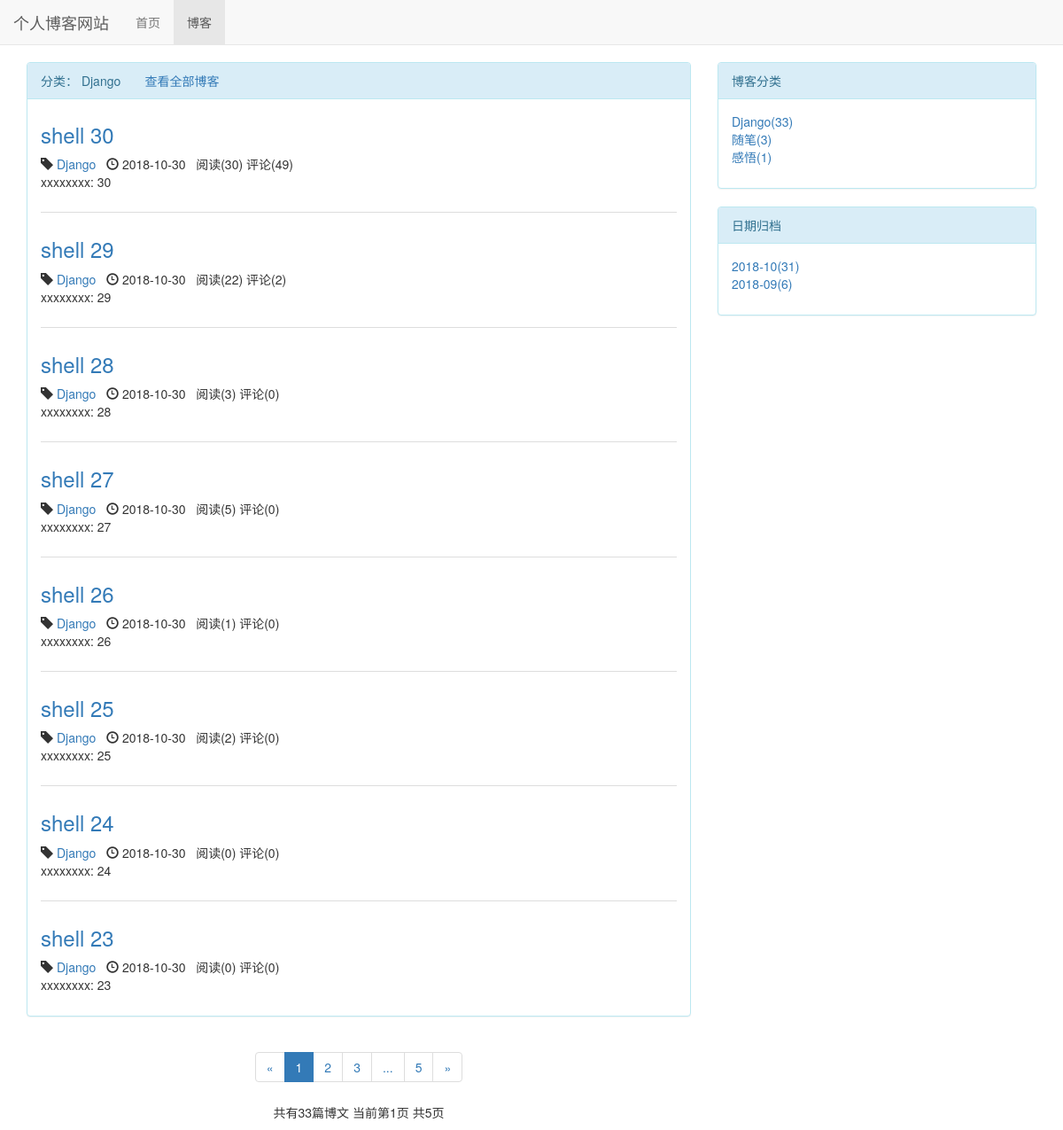
The app's page /blog/type/1/, older data.
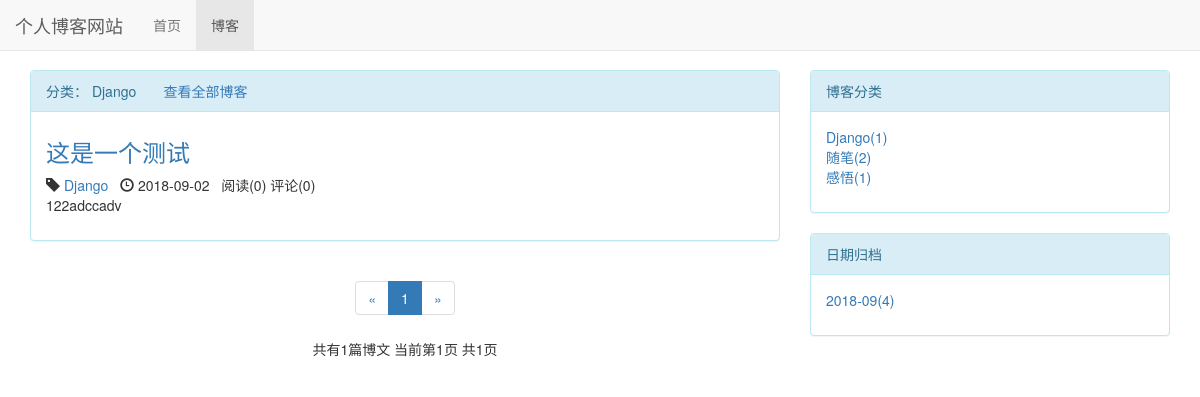
The same page, newer data.
### blog/models.py (models this page shows, shortened)
class BlogType(models.Model):
    type_name = models.CharField(verbose_name='博客类型',max_length=15)
    def count_blogs(self):
        return self.blog_set.count()
    def __str__(self):
        return self.type_name

class Blog(models.Model,ReadNumExpandMethod):
    title = models.CharField(max_length=50,verbose_name='标题')
    blog_type = models.ForeignKey(BlogType,on_delete=models.CASCADE,verbose_name='博客类型')
    content = RichTextUploadingField()
    author = models.ForeignKey(User,on_delete=models.CASCADE,verbose_name='用户名')
    read_details = GenericRelation(ReadDetail)
    created_time = models.DateTimeField(auto_now_add=True,verbose_name='创建时间')
    last_updated_time = models.DateTimeField(auto_now=True,verbose_name='最后更新时间')
    class Meta:
        ordering = ['-created_time']

### read_statistics/models.py (models this page shows)
class ReadNum(models.Model):
    read_num = models.IntegerField(default=0)
    content_type = models.ForeignKey(ContentType, on_delete=models.CASCADE)
    object_id = models.PositiveIntegerField()
    content_object = GenericForeignKey('content_type', 'object_id')

### blog/views.py (the view)
# urls.py: ,path('type/<int:blog_type_pk>/',views.blog_with_type, name ='blog_with_type')
def blog_with_type(request, blog_type_pk):
    blog_type = get_object_or_404(BlogType, pk=blog_type_pk)
    blogs_all_list = Blog.objects.filter(blog_type=blog_type)
    context = get_blog_list_common_data(request, blogs_all_list)
    context['blog_type'] = blog_type
    return render(request, 'blog/blog_with_type.html', context)

### comment/templatetags/comment_tags.py (called while the page is built)
@register.simple_tag
def get_comment_count(obj):
    content_type = ContentType.objects.get_for_model(obj)
    return Comment.objects.filter(content_type=content_type, object_id=obj.pk).count()

### read_statistics/models.py (called while the page is built)
    def get_read_num(self):
        ct = ContentType.objects.get_for_model(self)#返回具体的某个模型实例contentype对象
        try:
            readnum = ReadNum.objects.get(content_type=ct,object_id=self.pk)#获取一条该对象的计数记录
            return readnum.read_num
        except exceptions.ObjectDoesNotExist:
            return 0

### blog/templates/blog/blog_with_type.html (shortened to what this page needs)
{% extends 'blog/blog_list.html' %}
{% block blog_list_title %}
    分类： {{ blog_type.type_name }}
    <a href="{% url 'blog_list' %}">查看全部博客</a>
{% endblock %}

### blog/templates/blog/blog_list.html (shortened to what this page needs)
{% extends 'base.html' %}
{% block li_blog_active %}active{% endblock %}
{%load staticfiles%}
{% load comment_tags %}
{% block header_extends %}
<link rel="stylesheet" href="{% static 'blog/blog.css' %}">
{% endblock %}
{% block content %}
    <div class="container">
        <div class="row">
            <div class="col-md-8">
                <div class="panel panel-default panel-info">
                    <div class="panel-heading">{% block blog_list_title %}博客列表{% endblock %}</div>
                    <div class="panel-body">
                        {% for blog in page_of_blogs.object_list %}
                            <div class="blog">
                                <h3><a href="{% url 'blog_detail' blog.pk %}">{{ blog.title }}</a></h3>
                                <p class="blog-info">
                                    <span class="glyphicon glyphicon-tag" aria-hidden="true"></span>  <a href="{% url 'blog_with_type' blog.blog_type.pk %}"> {{ blog.blog_type }} </a>
                                    &nbsp;&nbsp;<span class="glyphicon glyphicon-time" aria-hidden="true"></span>  {{ blog.created_time |date:'Y-m-d ' }}
                                    &nbsp;&nbsp;阅读({{ blog.get_read_num }})
                                        评论({% get_comment_count blog %})
                                </p>
                                <p>{{ blog.content|safe |truncatechars_html:130 }}</p>
                            </div>
                        {% empty %}
                            <div class="blog">
                            <h3>--*目前没有博文，敬请期待*--</h3>
                            </div>
                        {% endfor %}
                    </div>
                </div>
                <div class="paginator">
                    <ul class="pagination">
                        <li>
                            {% if page_of_blogs.has_previous %}
                                 <a href="?page={{ page_of_blogs.previous_page_number }}" aria-label="Previous"><span aria-hidden="true">&laquo;</span></a>
                            {% else %}
                                <span aria-hidden="true">&laquo;</span>
                            {% endif %}
                        </li>
                         {% for page_num in current_page_range %}
                             {% if page_num == page_of_blogs.number %}
                                  <li class="active"><span>{{ page_num }}</span></li>
                             {% else %}
                                 {% if page_num == '...' %}
                                     <li> <span>{{ page_num }}</span></li>
                                 {% else %}
                                     <li><a href="?page={{ page_num }}">{{ page_num }}</a></li>
                                 {% endif %}
                             {% endif %}
                        {% endfor %}
                        <li>
                            {% if page_of_blogs.has_next %}
                                 <a href="?page={{ page_of_blogs.next_page_number }}" aria-label="Next"><span aria-hidden="true">&raquo;</span></a>
                            {% else %}
                                <span aria-hidden="true">&raquo;</span>
                            {% endif %}
                        </li>
                    </ul>
                    <p>
                        共有{{ page_of_blogs.paginator.count  }}篇博文
                        当前第{{ page_of_blogs.number }}页
                        共{{ page_of_blogs.paginator.num_pages }}页
                    </p>
                </div>
            </div>
            <div class="col-md-4">
                <div class="panel panel-default panel-info">
                    <div class="panel-heading">博客分类</div>
                    <div class="panel-body">
                        <ul class="blog-types"  >
                            {% for blog_type in blog_types %}
                                <li><a href="{% url 'blog_with_type' blog_type.pk %}">{{blog_type.type_name}}({{ blog_type.count_blogs }})</a></li>
                            {% empty %}
                                <li>暂无分类</li>
                            {% endfor %}
                        </ul>
                    </div>
                </div>
                <div class="panel panel-default panel-info">
                    <div class="panel-heading">日期归档</div>
                    <div class="panel-body">
                        <ul>
                            {% for blog_date,blog_count in blog_dates.items %}
                                <li>
                                    <a href="{% url 'blog_with_date' blog_date.year blog_date.month %}">{{ blog_date|date:'Y-m' }}({{ blog_count }})</a>
                                </li>
                            {% endfor %}
                        </ul>
                    </div>
                </div>
            </div>
        </div>
    </div>
{% endblock %}

### templates/base.html (shortened to what this page needs)
{% load staticfiles %}
<!DOCTYPE html>
<html lang="zh-CN">
<head>
    <link rel="stylesheet" href="{% static 'base.css' %}">
    <link rel="stylesheet" href="{% static 'bootstrap-3.3.7/css/bootstrap.min.css' %}">
    {% block header_extends %}{% endblock %}
</head>
<body>
    <div class="navbar navbar-default navbar-fixed-top" role="navigation" >
        <div class="container-fluid">
            <div class="navbar-header">
                <a class="navbar-brand" href="{% url 'home' %}">个人博客网站</a>
            </div>
            <div id="navbar-collapse" class="collapsed navbar-collapse">
                <ul class="nav navbar-nav">
                    <li class="{% block li_home_active %}{% endblock %}"><a href="{% url 'home' %}">首页</a></li>
                    <li class="{% block li_blog_active %}{% endblock %}"><a href="{% url 'blog_list' %}">博客</a></li>
                </ul>
            </div>
        </div>
    </div>
    {% block content %}{% endblock %}
</body>
</html>

### static/base.css (style rules this page uses)
* { margin: 0; padding: 0; }
body { margin-top: 70px!important; }
ul { list-style-type: none; }

### blog/static/blog/blog.css (style rules this page uses)
ul.blog-types { list-style-type: none; }
div.blog h3 { margin-top: 0.5em; }
div.blog p.blog-info { margin-bottom: 0; }
div.paginator { text-align: center; }

Row changes from the older to the newer data that the page shows:
removed Blog: title "shell 30", blog_type "Django", created_time "2018-10-30", get_read_num "30", id "49", content "xxxxxxxx: 30"
removed Blog: title "shell 29", blog_type "Django", created_time "2018-10-30", get_read_num "22", id "2", content "xxxxxxxx: 29"
removed Blog: title "shell 28", blog_type "Django", created_time "2018-10-30", get_read_num "3", id "0", content "xxxxxxxx: 28"
removed Blog: title "shell 27", blog_type "Django", created_time "2018-10-30", get_read_num "5", id "0", content "xxxxxxxx: 27"
removed Blog: title "shell 26", blog_type "Django", created_time "2018-10-30", get_read_num "1", id "0", content "xxxxxxxx: 26"
removed Blog: title "shell 25", blog_type "Django", created_time "2018-10-30", get_read_num "2", id "0", content "xxxxxxxx: 25"
removed Blog: title "shell 24", blog_type "Django", created_time "2018-10-30", get_read_num "0", id "0", content "xxxxxxxx: 24"
removed Blog: title "shell 23", blog_type "Django", created_time "2018-10-30", get_read_num "0", id "0", content "xxxxxxxx: 23"
computed for BlogType "Django": count_blogs "33" → "1"
now on this page (row unchanged): Blog: title "这是一个测试", blog_type "Django", created_time "2018-09-02", get_read_num "0", id "0", content "122adccadv"
computed for BlogType "随笔": count_blogs "3" → "2"
Text that changed along with them:
{{ page_of_blogs.paginator.count }}: "33" → "1"
{{ page_of_blogs.paginator.num_pages }}: "5" → "1"
new list line: "2018-09 ( 4 )"
list line gone: "2"
list line gone: "3"
list line gone: "5"
list line gone: "2018-10 ( 31 )"
list line gone: "2018-09 ( 6 )"
